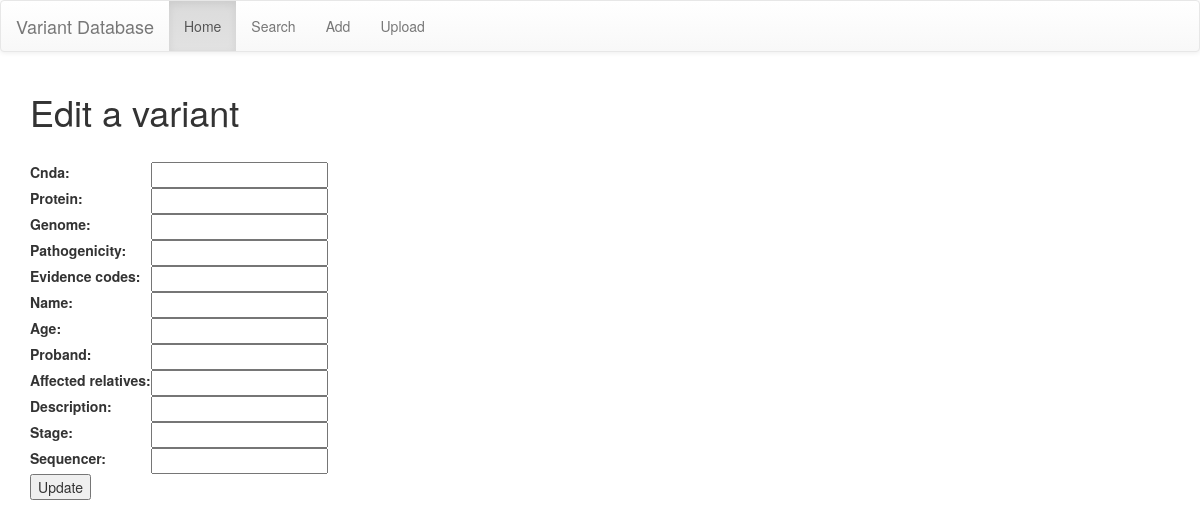
/var_db/edit/601/, run on an earlier commit of the app's database.
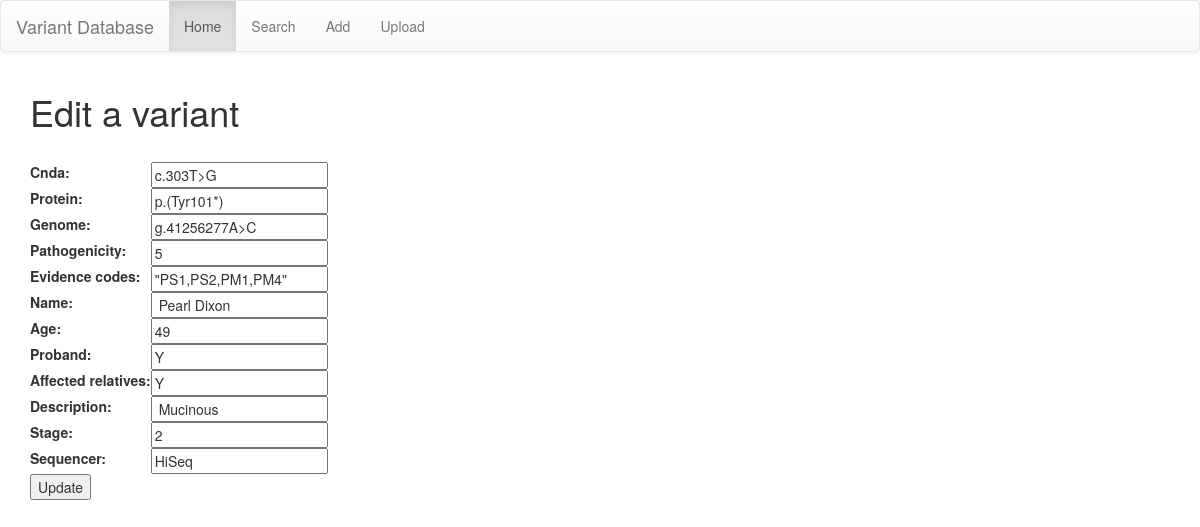
And on a later commit of the database.
### var_db/models.py (models this page shows)
class VariantData(models.Model):
    name = models.CharField(max_length=50, null=True)
    age = models.IntegerField()
    proband = models.CharField(max_length=20)
    affected_relatives = models.CharField(max_length=20)
    stage = models.IntegerField()
    description = models.CharField(max_length=50)
    sequencer = models.CharField(max_length=20)
    cnda = models.CharField(max_length=20)
    protein = models.CharField(max_length=20)
    genome = models.CharField(max_length=20)
    pathogenicity = models.IntegerField()
    evidence_codes = models.CharField(max_length=50)

### var_db/views.py (the view)
# urls.py: path('edit/<int:pk>/', views.edit_variant, name='edit_variant'),
def edit_variant(request, pk):
    variant_instance = VariantData.objects.filter(id=pk).first()
    form = VariantDataForm(instance=variant_instance)
    if request.method == "POST":
        form = VariantDataForm(request.POST, instance=variant_instance)
        if form.is_valid():
            form.save()
    return render(request, 'edit.html', {'form': form, 'pk': pk})

### var_db/forms.py
class VariantDataForm(ModelForm):
    class Meta:
        model = VariantData
        fields = ['cnda', 'protein', 'genome', 'pathogenicity', 'evidence_codes', 'name',
                  'age', 'proband', 'affected_relatives', 'description', 'stage', 'sequencer']

### templates/edit.html (shortened to what this page needs)
{% extends 'starter.html' %}
{% block content %}
<div class="container">
    <h1>Edit a variant</h1>
<br/>
<form method="post" action=".">
    <table>
       {{ form }}
    </table>
    <button type="submit">Update</button>
    </form>
</div>
{% endblock %}

### templates/starter.html (shortened to what this page needs)
<!DOCTYPE html>
<html lang="en">
<head>
    <link rel="stylesheet" href="//maxcdn.bootstrapcdn.com/bootstrap/3.2.0/css/bootstrap.min.css">
<link rel="stylesheet" href="//maxcdn.bootstrapcdn.com/bootstrap/3.2.0/css/bootstrap-theme.min.css">
</head>
<body>
<nav class="navbar navbar-default">
  <div class="container-fluid">
    <div class="navbar-header">
      <a class="navbar-brand" href="{% url 'index' %}">Variant Database</a>
    </div>
    <ul class="nav navbar-nav">
      <li class="active"><a href="{% url 'index' %}">Home</a></li>
      <li><a href="{% url 'search_variant' %}">Search</a></li>
      <li><a href="{% url 'add_variant' %}">Add</a></li>
        <li><a href="{% url 'upload_file' %}">Upload</a></li>
    </ul>
  </div>
</nav>
{% block content %}{% endblock %}
</body>
</html>

What changed in the data, as far as the page shows it:
added VariantData: cnda "c.303T>G", protein "p.(Tyr101*)", genome "g.41256277A>C", pathogenicity "5", evidence_codes "\"PS1,PS2,PM1,PM4\"", name "Pearl Dixon", age "49", proband "Y", affected_relatives "Y", description "Mucinous", stage "2", sequencer "HiSeq"
